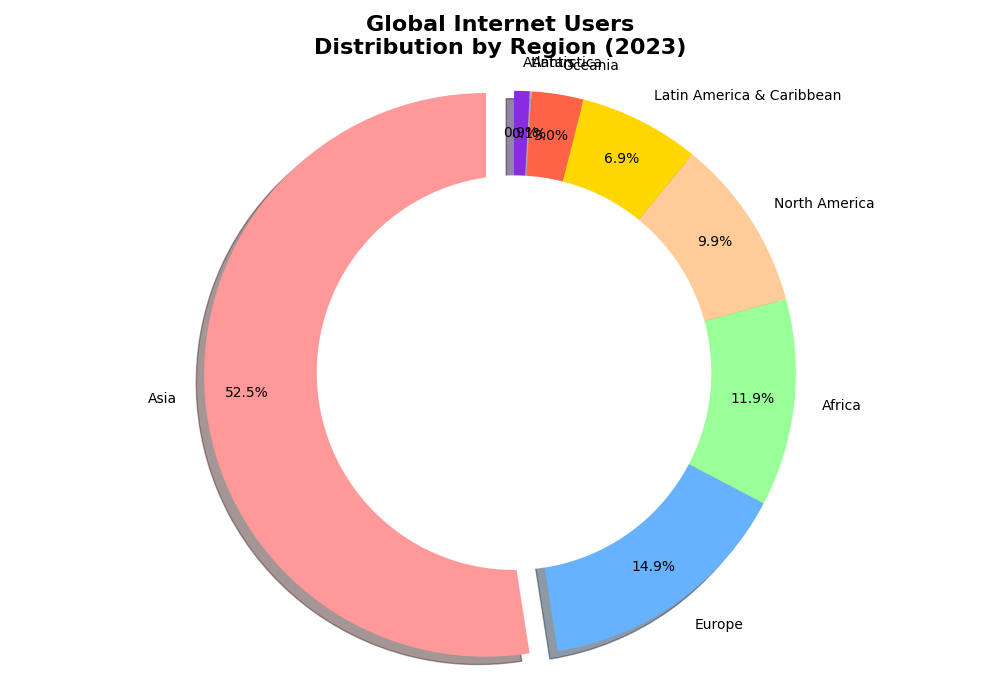

Write the Python code that produced this figure.
import matplotlib.pyplot as plt

# Updated data for global internet users by region, including additional made-up data
regions = ['Asia', 'Europe', 'Africa', 'North America', 'Latin America & Caribbean', 'Oceania', 'Antarctica', 'Atlantis']
usage_percentages = [53, 15, 12, 10, 7, 3, 0.1, 0.9]

# Updated colors for each segment, adding new colors for the made-up data
colors = ['#FF9999', '#66B2FF', '#99FF99', '#FFCC99', '#FFD700', '#FF6347', '#A9A9A9', '#8A2BE2']

# Explode the largest slice for emphasis (Asia)
explode = (0.1, 0, 0, 0, 0, 0, 0, 0)

# Create the pie chart
plt.figure(figsize=(10, 7))
plt.pie(usage_percentages, labels=regions, autopct='%1.1f%%', startangle=90, colors=colors, 
        explode=explode, pctdistance=0.85, shadow=True)

# Draw a circle in the center to make it a donut chart for aesthetic reasons
centre_circle = plt.Circle((0, 0), 0.70, fc='white')
fig = plt.gcf()
fig.gca().add_artist(centre_circle)

# Title and formatting
plt.title('Global Internet Users\nDistribution by Region (2023)', fontsize=16, fontweight='bold')
plt.axis('equal')

# Adjust layout to prevent overlap
plt.tight_layout()

# Display the plot
plt.show()
